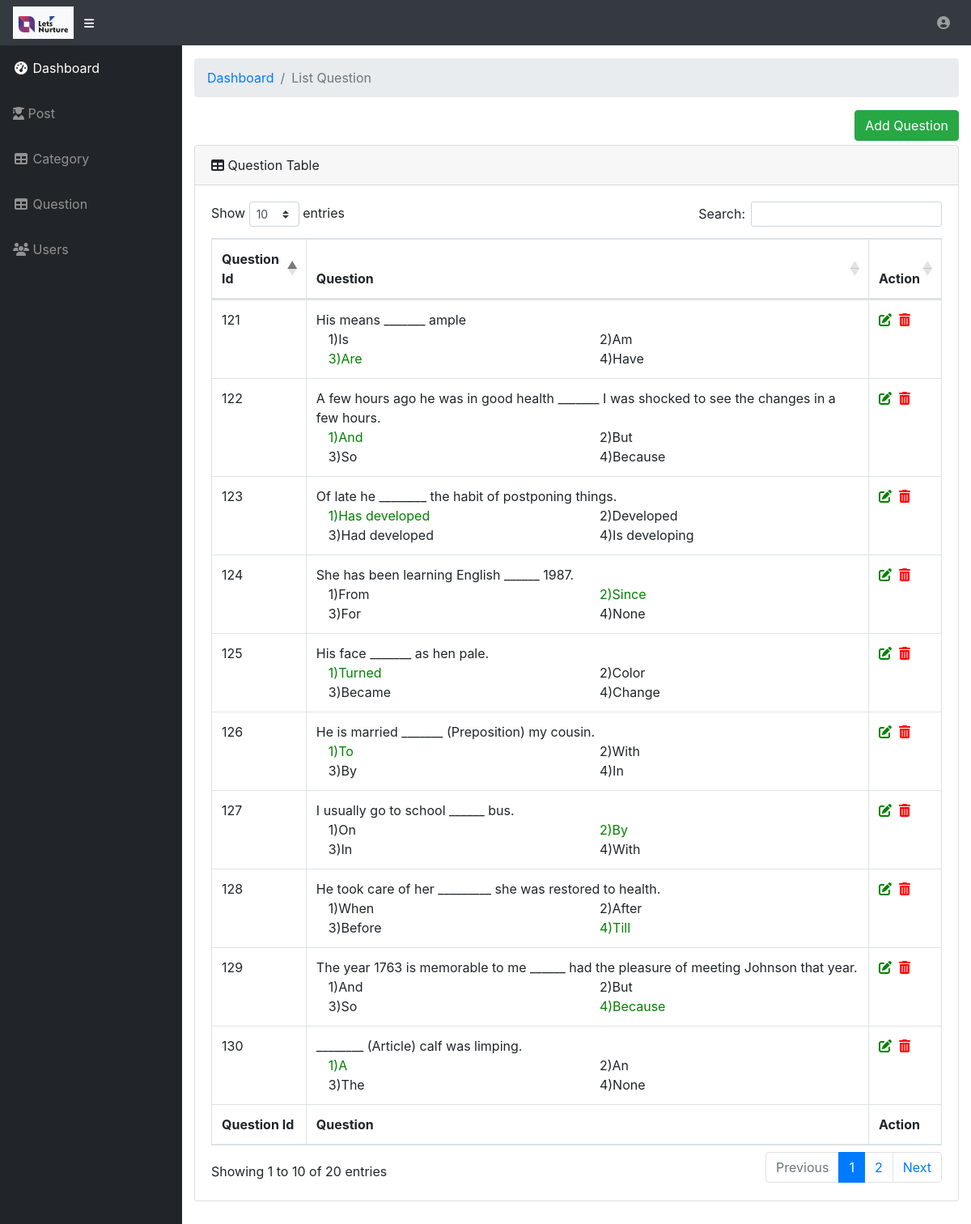
Screenshot of /questionmanagement.php?id=12 (signed in) with the database file from the repository.
### tables this page shows
CREATE TABLE `question1` (
  `id` int(11) NOT NULL,
  `category_id` int(11) NOT NULL,
  `question` longtext NOT NULL,
  `answer1` longtext NOT NULL,
  `answer2` longtext NOT NULL,
  `answer3` longtext NOT NULL,
  `answer4` longtext NOT NULL,
  `correct_ans` int(11) NOT NULL,
  `create_at` timestamp NOT NULL DEFAULT CURRENT_TIMESTAMP,
  `update_at` timestamp NOT NULL DEFAULT CURRENT_TIMESTAMP ON UPDATE CURRENT_TIMESTAMP
);

### questionmanagement.php (the view, shortened to what this page needs)
<?php
include "con.php";
if (isset($_SESSION["username"]) || isset($_COOKIE["username"])) {
  include "header-admin.php";?>
      <div id="content-wrapper">
        <div class="container-fluid">
          <ol class="breadcrumb">
            <li class="breadcrumb-item">
              <a href="#">Dashboard</a>
            </li>
            <li class="breadcrumb-item active">List Question</li>
          </ol>
		  <?php
          $query="select id, question,answer1,answer2,answer3,answer4,correct_ans from question1 where category_id='".$_REQUEST['id']."'";
          $result=mysqli_query($con,$query);
           ?>
                <div  style="float: right; padding-bottom: 5px;">
              <a class="btn btn-success" href="add-question.php?id=<?php echo $_REQUEST['id']; ?>">
  Add Question
</a>
</div>
            <div class="clearfix"></div>
          <div class="card mb-3">
            <div class="card-header">
              <i class="fas fa-table"></i>
              Question Table </div>
            <div class="card-body">
              <div class="table-responsive">
                <table class="table table-bordered" id="dataTable" width="100%" cellspacing="0">
                  <thead>
                    <tr>
                      <th>Question Id</th>
                      <th>Question</th>
                      <th>Action</th>
                    </tr>
                  </thead>
                  <tfoot>
                    <tr>
                      <th>Question Id</th>
                      <th>Question</th>
                      <th>Action</th>
                    </tr>
                  </tfoot>
                  <tbody>
                     <?php while ($arr=mysqli_fetch_array($result,MYSQLI_BOTH)):
                      ?>
                    <tr>
                      <td><?php echo $arr['id'] ?></td>
                      <td><?php echo strip_tags($arr['question']); ?>
                        <div class="container-fluid">
                          <div class="row">
                            <div class="col-sm-6">
                              <span <?php if($arr['correct_ans']=='1') echo 'style="color: green;"' ?> >1)<?php echo $arr['answer1']?></span>
                            </div>
                            <div class="col-sm-6">
                              <span <?php if($arr['correct_ans']=='2') echo 'style="color: green;"' ?> >2)<?php echo $arr['answer2']?></span>
                            </div>
                          </div>
                          <div class="row">
                            <div class="col-sm-6">
                              <span <?php if($arr['correct_ans']=='3') echo 'style="color: green;"' ?> >3)<?php echo $arr['answer3']?></span>
                            </div>
                            <div class="col-sm-6">
                              <span <?php if($arr['correct_ans']=='4') echo 'style="color: green;"' ?> >4)<?php echo $arr['answer4']?></span>
                            </div>
                          </div>
                        </div>
                      </td>
                      <td><a href="edit-question.php?id=<?php echo $arr['id']; ?>&&cid=<?php echo $_REQUEST['id']; ?>"><i class="fas fa-edit" style="color: green;"></i></a>&nbsp&nbsp<a href="delete-question.php?id=<?php echo $arr['id']; ?>&&cid=<?php echo $_REQUEST['id']; ?>"><i class="fas fa-trash-alt" style="color: red;"></i></a></td>
                    </tr>
                    <?php endwhile; ?>
                  </tbody>
                </table>
              </div>
            </div>
          </div>
        </div>
        </div>
      </div>
<?php
include "footer-admin.php";
}
else
  {
    header("Location: admin-login.php");
  }?>

### css/sb-admin.css (style rules this page uses)
html { position: relative; min-height: 100%; }
body { height: 100%; }
#wrapper #content-wrapper { overflow-x: hidden; width: 100%; padding-top: 1rem; padding-bottom: 80px; }
:root { --input-padding-x: 0.75rem; --input-padding-y: 0.75rem; }

### rows the page displays
question1: id "121", question "His means _______ ample", answer1 "Is", answer2 "Am", answer3 "Are", answer4 "Have"
question1: id "122", question "A few hours ago he was in good health _______ I was shocked to see the changes in a few hours.", answer1 "And", answer2 "But", answer3 "So", answer4 "Because"
question1: id "123", question "Of late he ________ the habit of postponing things.", answer1 "Has developed", answer2 "Developed", answer3 "Had developed", answer4 "Is developing"
question1: id "124", question "She has been learning English ______ 1987.", answer1 "From", answer2 "Since", answer3 "For", answer4 "None"
question1: id "125", question "His face _______ as hen pale.", answer1 "Turned", answer2 "Color", answer3 "Became", answer4 "Change"
question1: id "126", question "He is married _______ (Preposition) my cousin.", answer1 "To", answer2 "With", answer3 "By", answer4 "In"
question1: id "127", question "I usually go to school ______ bus.", answer1 "On", answer2 "By", answer3 "In", answer4 "With"
question1: id "128", question "He took care of her _________ she was restored to health.", answer1 "When", answer2 "After", answer3 "Before", answer4 "Till"
question1: id "129", question "The year 1763 is memorable to me ______ had the pleasure of meeting Johnson that year.", answer1 "And", answer2 "But", answer3 "So", answer4 "Because"
question1: id "130", question "________ (Article) calf was limping.", answer1 "A", answer2 "An", answer3 "The", answer4 "None"
